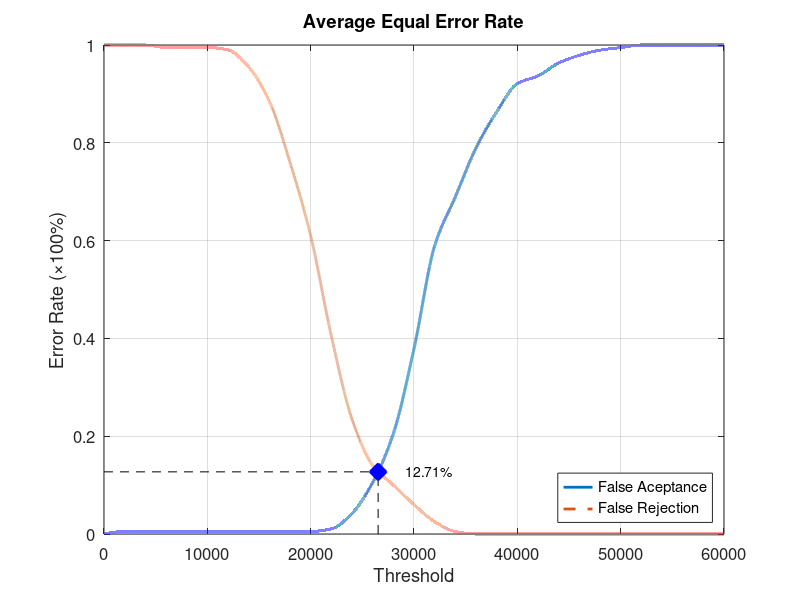
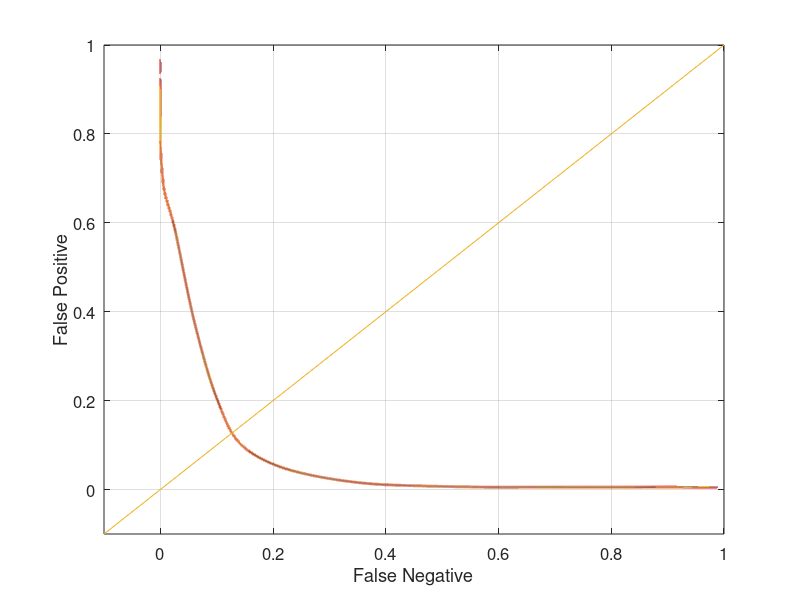

The MATLAB source for these figures, in order:
function yEER = Database2_2
close all;
clear;
clc;
x = 0:2000:60000;
xq = 0:0.5:60000;

y0 = [0 0.00526316 0.00526316 0.00526316 0.00526316 0.00526316 0.00526316 0.00526316 0.00526316 0.00526316 0.00526316 0.0105263 0.0421053 0.105263 0.205263 0.378947 0.589474 0.689474 0.789474 0.863158 0.921053 0.936842 0.963158 0.978947 0.989474 0.994737 1 1 1 1 1];
yy0 = interp1(x, y0, xq, 'pchip');
y1 = [1 1 1 0.995 0.995 0.995 0.99 0.955 0.885 0.76 0.61 0.405 0.235 0.14 0.1 0.06 0.025 0.005 0 0 0 0 0 0 0 0 0 0 0 0 0];
yy1 = interp1(x, y1, xq, 'pchip');

% Calculating EER: 
y2 = abs(y0 - y1);
find(y2 == min(y2))
yy2 = abs(yy0 - yy1);
xEER = find(yy2 == min(yy2));
xEERIndex = xq(xEER) % X-axis EER
yEER = yy0(xEER) % Y-axis EER

main = figure
plot(xq, yy0,'-','LineWidth', 2);	hold on
plot(xq, yy1,'--','LineWidth', 2);	hold on
plot([xEERIndex xEERIndex], [0 yEER], 'k--');	hold on
plot([0 xEERIndex], [yEER yEER], 'k--');	hold on
plot(xEERIndex, yEER, 'bx', 'LineWidth', 10);	hold on
text(xEERIndex + 10 * xEERIndex / 100, yEER, [num2str(round((10000 * yEER)) / 100) '%'])
legend('False Aceptance', 'False Rejection', 'Location', 'SouthEast')
xlabel('Threshold')
ylabel('Error Rate (\times100%)')
title('Average Equal Error Rate')
set(gca, 'FontSize', 12)
axis([0 60000 0 1])
grid on

print(main, 'Database2_2Main', '-dpng');
FNRxFPR = figure('Color', [1 1 1]);
plot(yy1, yy0, '-', yy1, yy0, 'LineWidth', 2);
hold on
y = -0.1:0.1:1
plot(y, y); 
set(gca, 'FontSize', 12)
xlabel('False Negative')
ylabel('False Positive')
axis([-0.1 1 -0.1 1])
set(gca, 'FontSize', 12)
grid on

print(FNRxFPR, 'Database2_2FNRxFPR','-dpng');
end
